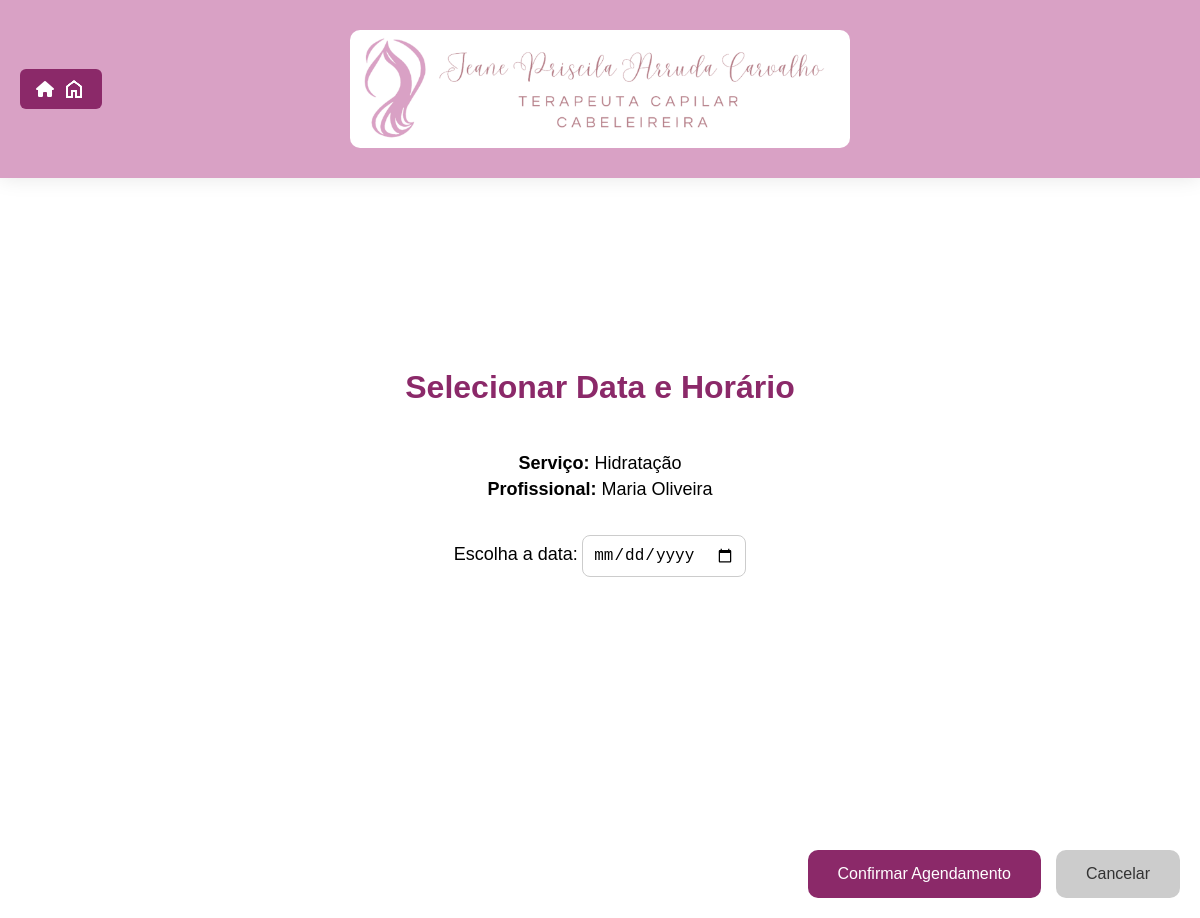
The page /horario/1/1 on the database as committed earlier.
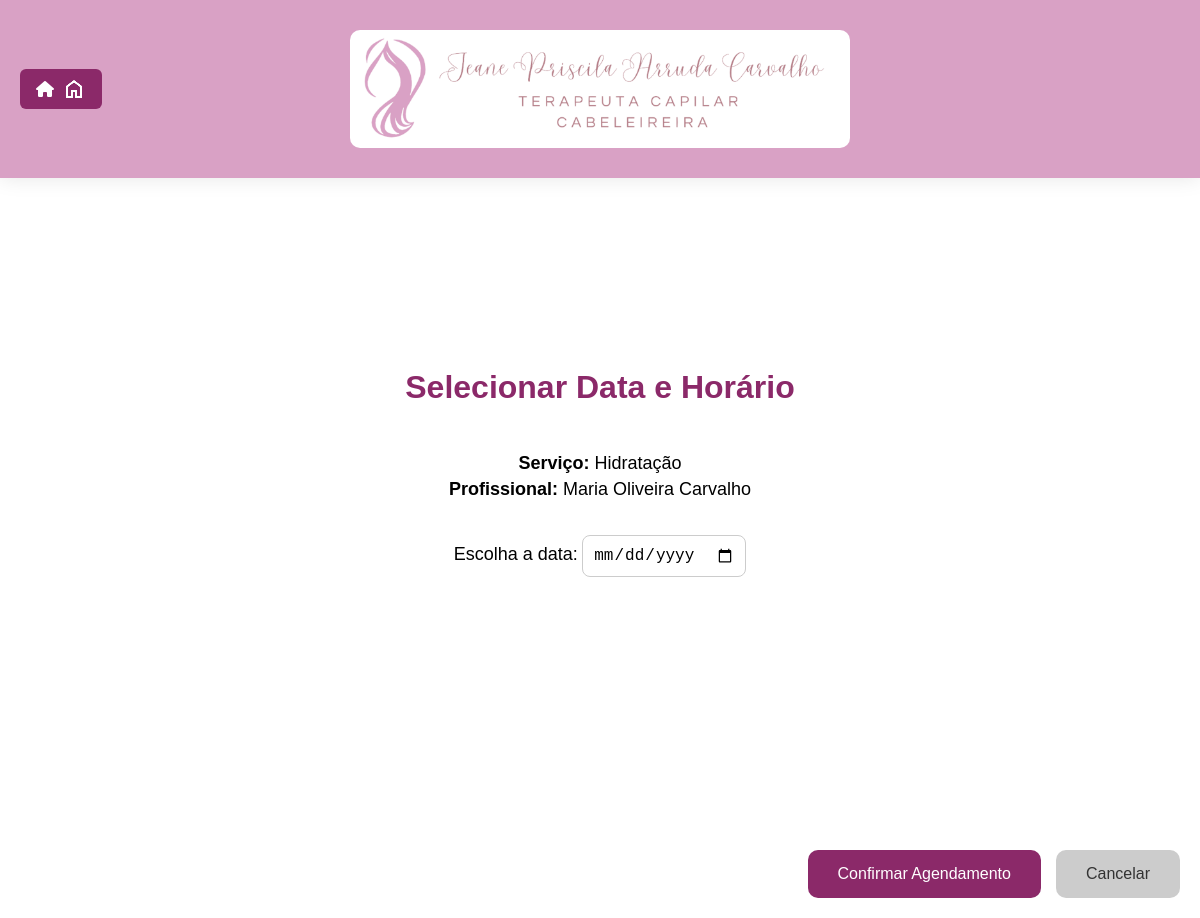
The same page on the database as committed later.
### backend/models.py (models this page shows, shortened)
class Profissional(UserMixin, db.Model):
    __tablename__ = 'profissionais'
    idProfissional = db.Column(db.Integer, primary_key=True)
    nome = db.Column(db.String(100), nullable=False)
    telefone = db.Column(db.String(20), nullable=False)
    email = db.Column(db.String(120), unique=True, nullable=False)
    senha_hash = db.Column(db.String(256), nullable=False)
    foto = db.Column(db.String(255), nullable=True)
    servicos = db.relationship('ProfissionalServico', back_populates='profissional', lazy=True)
    agendas = db.relationship('Agenda', back_populates='profissional', lazy=True)

### backend/views.py (the view, shortened to what this page needs)
@app.route('/horario/<int:profissional_id>/<int:servico_id>', methods=['GET'])
def selecionar_horario(profissional_id, servico_id):
    profissional = Profissional.query.get_or_404(profissional_id)
    servico = Servico.query.get_or_404(servico_id)
    data_str = request.args.get('data')
    horarios_disponiveis = []
    return render_template(
        'horario.html',
        profissional=profissional,
        servico=servico,
        horarios=horarios_disponiveis,
        data_selecionada=data_str  # Para preencher o campo data no HTML
    )

### templates/horario.html (shortened to what this page needs)
<!DOCTYPE html>
<html lang="pt-br">
<head>
  <link rel="stylesheet" href="/static/css/style-horario.css" />
  <link rel="stylesheet" href="/static/css/style-btnInicio.css" />
  <link rel="stylesheet" href="https://cdnjs.cloudflare.com/ajax/libs/font-awesome/6.5.0/css/all.min.css">
</head>
<body>
  <header>
    <div class="logo">
      <img src="/static/img/LogoSalao2.png" width="500px" alt="Logo do Salão" />
    </div>
    <a class="btn-inicio" href="{{ url_for('cliente_inicio') }}">
      <i class="fas fa-home"></i> <img src="/static/img/home.png" alt="Home">
    </a>
  </header>
  <main>
    <h1>Selecionar Data e Horário</h1>
    <div class="resumo">
      <p><strong>Serviço:</strong> {{ servico.nome }}</p>
      <p><strong>Profissional:</strong> {{ profissional.nome }}</p>
    </div>
    <div class="selecao-data">
      <label for="data">Escolha a data:</label>
      <input type="date" id="data" name="data" value="{{ data_selecionada or '' }}" required>
    </div>
  </main>
  <div class="botoes-agendamento">
    <button class="btn-confirmar">Confirmar Agendamento</button>
    <button class="btn-cancelar" onclick="location.href='{{ url_for('listar_servicos') }}'">Cancelar</button>
  </div>
</body>
</html>

Rows that differ between the two databases and show on the page:
changed Profissional: nome "Maria Oliveira" → "Maria Oliveira Carvalho"
